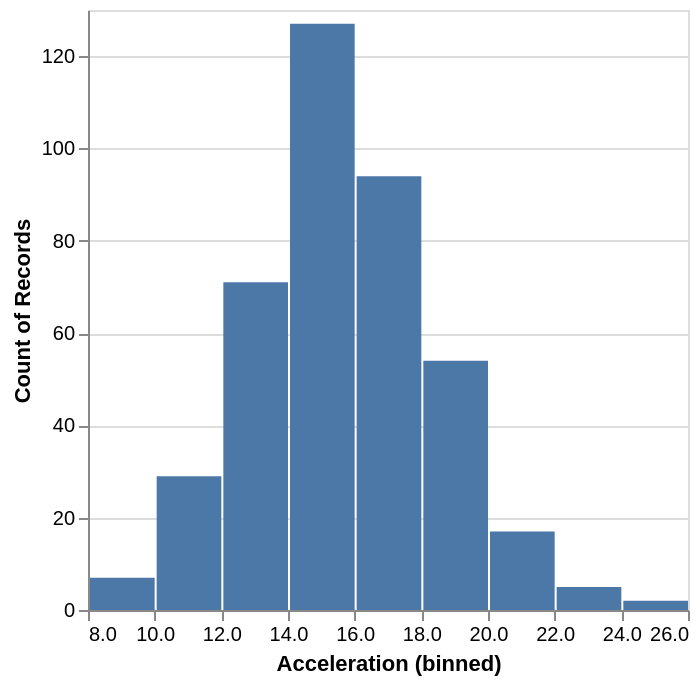

Notebook code cell kept with this figure:
### Markdown cell above
In `altair`, histogram is not a special type of visualization, but simply a plot with bars where a variable is binned and a counting aggregation function is used.

### Code cell
alt.Chart(cars).mark_bar().encode(
    x=alt.X('Acceleration', bin=True),
    y='count()'
)

### Figure 1 — Vega-Lite specification as saved in the notebook (floating-point values rounded to 4 significant figures; data arrays with more than 128 entries replaced by an {"elided": "..."} marker saying what was removed)
{"config": {"view": {"continuousWidth": 300, "continuousHeight": 300}}, "data": {"name": "data-583e73726c1545c56c203344161a975c"}, "mark": {"type": "bar"}, "encoding": {"x": {"bin": true, "field": "Acceleration", "type": "quantitative"}, "y": {"aggregate": "count", "type": "quantitative"}}, "$schema": "https://vega.github.io/schema/vega-lite/v6.1.0.json", "datasets": {"data-583e73726c1545c56c203344161a975c": {"elided": "406 records"}}}
